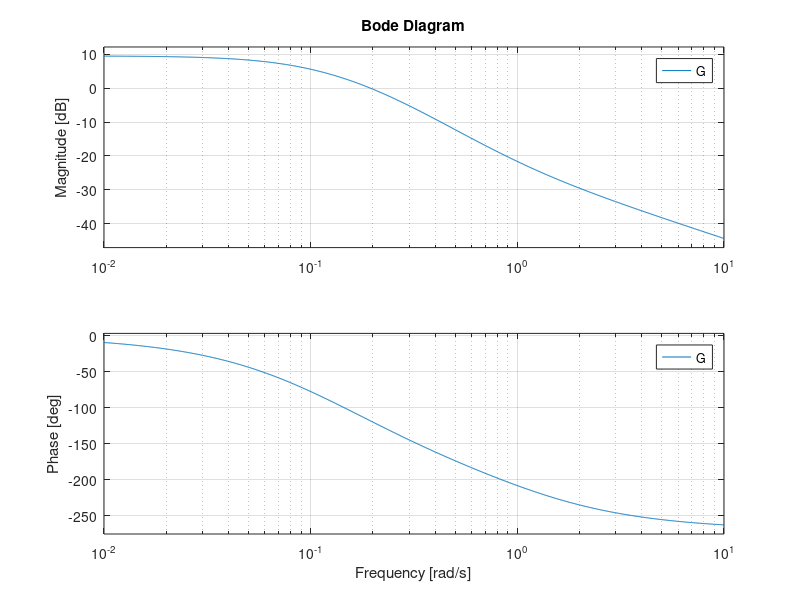
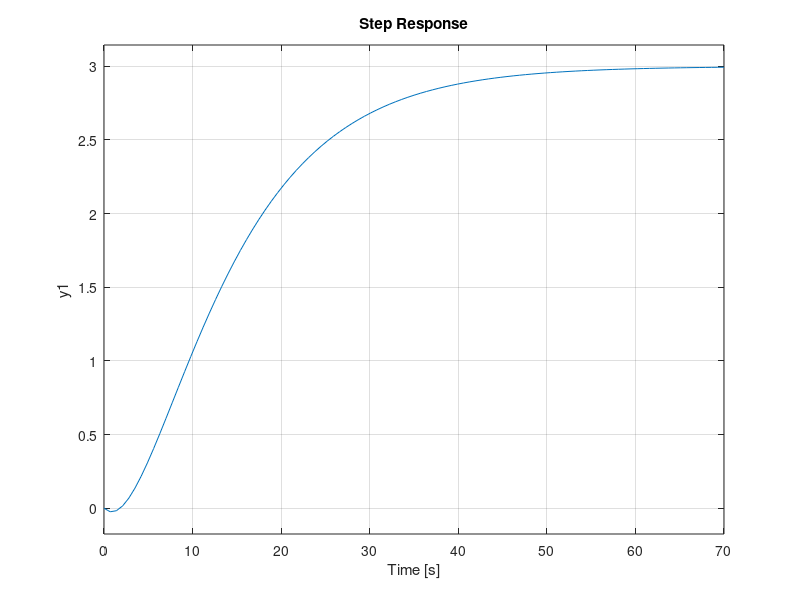
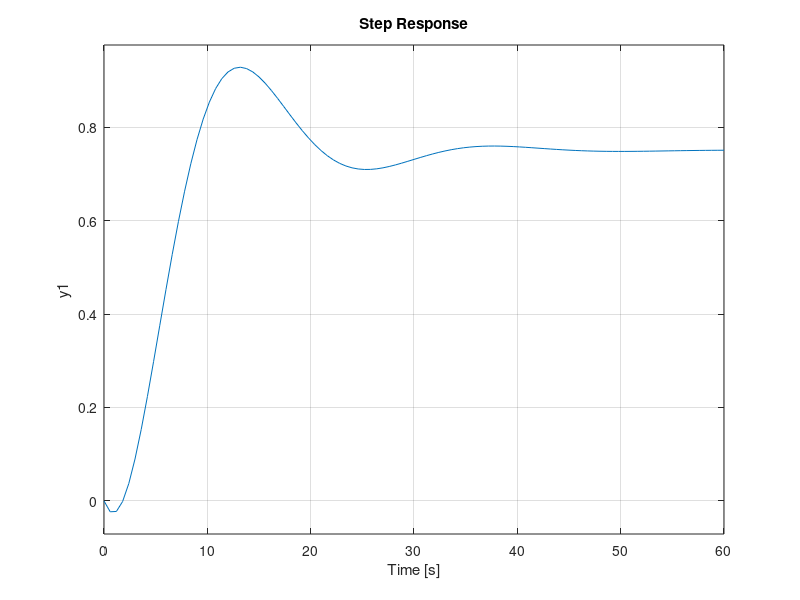

Write MATLAB code to recreate these figures, in order.
close all; clear; clc;

s = tf('s');
G = 3*(-s+1)/((5*s+1)*(10*s+1));
F = 1;

% S = feedback(eye(2), G*F);
% T = feedback(G*F, eye(2));

S = 1/(1+G*F);
T = G*F/(1+G/F);

figure
bode(G)

[m,p] = bode(G,1);

[Gm,Pm,wp,wc] = margin(G*F);

figure
step(G)

figure
step(T)
